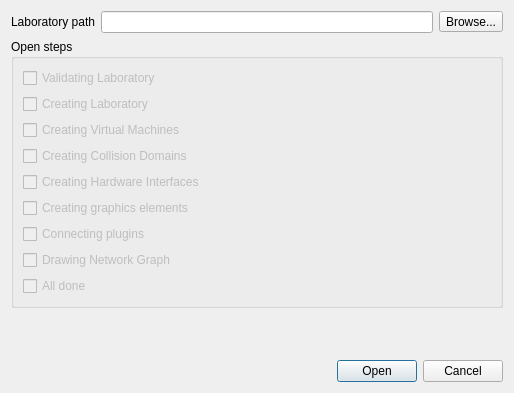
<ui version="4.0" >
 <class>OpenLabUi</class>
 <widget class="QDialog" name="OpenLabUi" >
  <property name="geometry" >
   <rect>
    <x>0</x>
    <y>0</y>
    <width>514</width>
    <height>393</height>
   </rect>
  </property>
  <property name="windowTitle" >
   <string>Visual Netkit - Open Laboratory</string>
  </property>
  <layout class="QVBoxLayout" name="verticalLayout_2" >
   <item>
    <layout class="QHBoxLayout" name="horizontalLayout" >
     <item>
      <widget class="QLabel" name="label" >
       <property name="text" >
        <string>Laboratory path</string>
       </property>
      </widget>
     </item>
     <item>
      <widget class="QLineEdit" name="labPathLineEdit" />
     </item>
     <item>
      <widget class="QToolButton" name="browseButton" >
       <property name="toolTip" >
        <string/>
       </property>
       <property name="text" >
        <string>Browse...</string>
       </property>
       <property name="icon" >
        <iconset resource="../resources/VisualNetkit.qrc" >
         <normaloff>:/small/folder_vm</normaloff>:/small/folder_vm</iconset>
       </property>
       <property name="toolButtonStyle" >
        <enum>Qt::ToolButtonTextBesideIcon</enum>
       </property>
      </widget>
     </item>
    </layout>
   </item>
   <item>
    <widget class="QGroupBox" name="stepsGroupBox" >
     <property name="enabled" >
      <bool>true</bool>
     </property>
     <property name="title" >
      <string>Open steps</string>
     </property>
     <layout class="QVBoxLayout" name="verticalLayout" >
      <item>
       <widget class="QCheckBox" name="checkBox_0" >
        <property name="enabled" >
         <bool>false</bool>
        </property>
        <property name="text" >
         <string>Validating Laboratory</string>
        </property>
        <property name="tristate" >
         <bool>true</bool>
        </property>
       </widget>
      </item>
      <item>
       <widget class="QCheckBox" name="checkBox_1" >
        <property name="enabled" >
         <bool>false</bool>
        </property>
        <property name="text" >
         <string>Creating Laboratory</string>
        </property>
       </widget>
      </item>
      <item>
       <widget class="QCheckBox" name="checkBox_2" >
        <property name="enabled" >
         <bool>false</bool>
        </property>
        <property name="text" >
         <string>Creating Virtual Machines</string>
        </property>
        <property name="tristate" >
         <bool>true</bool>
        </property>
       </widget>
      </item>
      <item>
       <widget class="QCheckBox" name="checkBox_3" >
        <property name="enabled" >
         <bool>false</bool>
        </property>
        <property name="text" >
         <string>Creating Collision Domains</string>
        </property>
        <property name="tristate" >
         <bool>true</bool>
        </property>
       </widget>
      </item>
      <item>
       <widget class="QCheckBox" name="checkBox_4" >
        <property name="enabled" >
         <bool>false</bool>
        </property>
        <property name="text" >
         <string>Creating Hardware Interfaces</string>
        </property>
        <property name="tristate" >
         <bool>true</bool>
        </property>
       </widget>
      </item>
      <item>
       <widget class="QCheckBox" name="checkBox_5" >
        <property name="enabled" >
         <bool>false</bool>
        </property>
        <property name="text" >
         <string>Creating graphics elements</string>
        </property>
        <property name="tristate" >
         <bool>true</bool>
        </property>
       </widget>
      </item>
      <item>
       <widget class="QCheckBox" name="checkBox_6" >
        <property name="enabled" >
         <bool>false</bool>
        </property>
        <property name="text" >
         <string>Connecting plugins</string>
        </property>
        <property name="tristate" >
         <bool>true</bool>
        </property>
       </widget>
      </item>
      <item>
       <widget class="QCheckBox" name="checkBox_7" >
        <property name="enabled" >
         <bool>false</bool>
        </property>
        <property name="text" >
         <string>Drawing Network Graph</string>
        </property>
        <property name="tristate" >
         <bool>true</bool>
        </property>
       </widget>
      </item>
      <item>
       <widget class="QCheckBox" name="checkBox_8" >
        <property name="enabled" >
         <bool>false</bool>
        </property>
        <property name="text" >
         <string>All done</string>
        </property>
        <property name="tristate" >
         <bool>true</bool>
        </property>
       </widget>
      </item>
     </layout>
    </widget>
   </item>
   <item>
    <spacer name="verticalSpacer" >
     <property name="orientation" >
      <enum>Qt::Vertical</enum>
     </property>
     <property name="sizeHint" stdset="0" >
      <size>
       <width>20</width>
       <height>40</height>
      </size>
     </property>
    </spacer>
   </item>
   <item>
    <widget class="QDialogButtonBox" name="buttonBox" >
     <property name="orientation" >
      <enum>Qt::Horizontal</enum>
     </property>
     <property name="standardButtons" >
      <set>QDialogButtonBox::Cancel|QDialogButtonBox::Open</set>
     </property>
    </widget>
   </item>
  </layout>
 </widget>
 <resources>
  <include location="../resources/VisualNetkit.qrc" />
 </resources>
 <connections>
  <connection>
   <sender>buttonBox</sender>
   <signal>rejected()</signal>
   <receiver>OpenLabUi</receiver>
   <slot>reject()</slot>
   <hints>
    <hint type="sourcelabel" >
     <x>295</x>
     <y>338</y>
    </hint>
    <hint type="destinationlabel" >
     <x>286</x>
     <y>274</y>
    </hint>
   </hints>
  </connection>
 </connections>
</ui>
